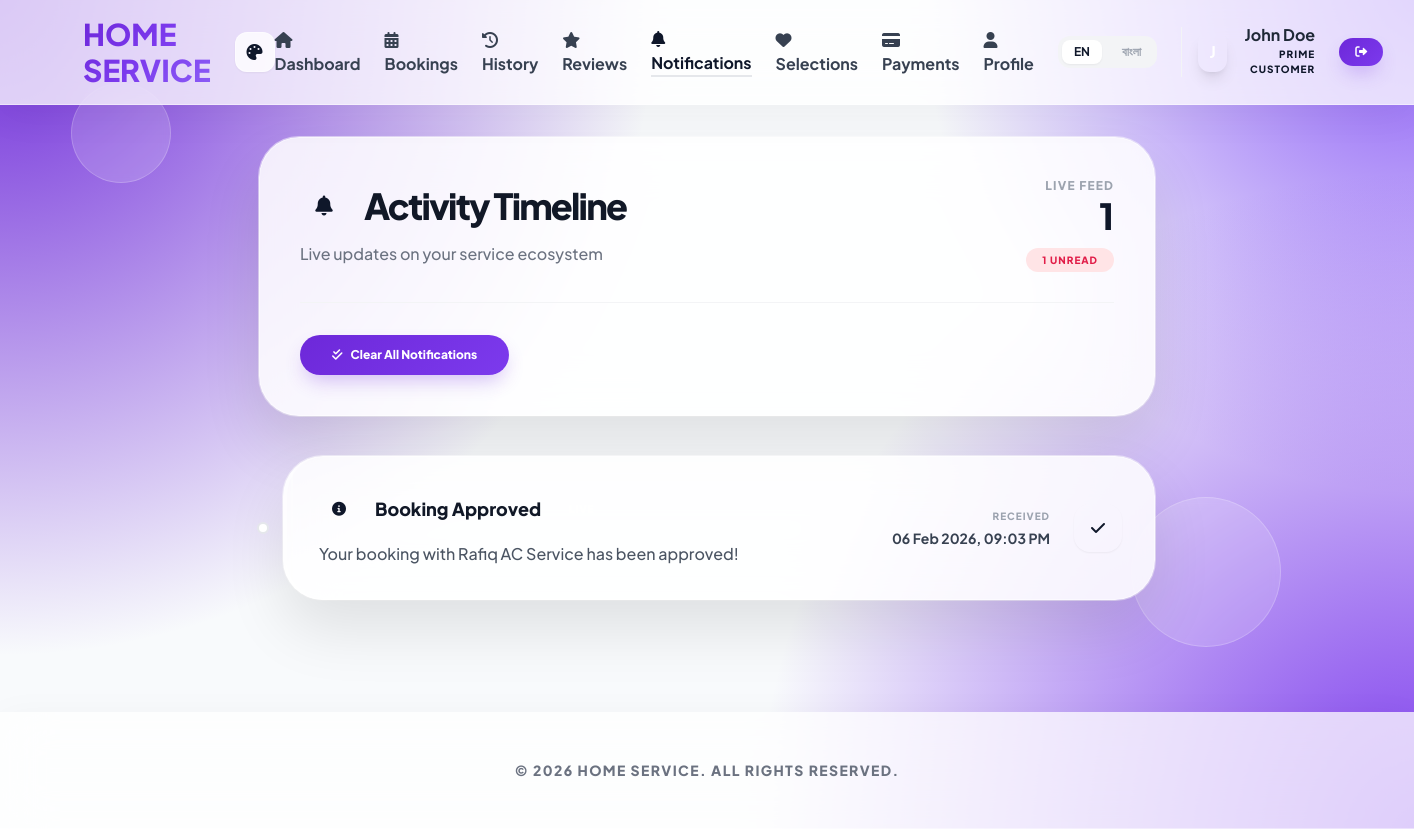
/customer/notifications.php (signed in), run on the app's committed database.
### tables this page shows
CREATE TABLE users (
    id INT PRIMARY KEY AUTO_INCREMENT,
    name VARCHAR(100) NOT NULL,
    email VARCHAR(100) UNIQUE,
    phone VARCHAR(20) NOT NULL UNIQUE,
    password VARCHAR(255) NOT NULL,
    language ENUM('en', 'bn') DEFAULT 'en',
    location VARCHAR(100),
    created_at TIMESTAMP DEFAULT CURRENT_TIMESTAMP,
    updated_at TIMESTAMP DEFAULT CURRENT_TIMESTAMP ON UPDATE CURRENT_TIMESTAMP
);

CREATE TABLE notifications (
    id INT PRIMARY KEY AUTO_INCREMENT,
    user_id INT NOT NULL,
    user_type ENUM('customer', 'provider', 'admin') NOT NULL,
    title VARCHAR(255) NOT NULL,
    message TEXT NOT NULL,
    type ENUM('booking_approved', 'booking_confirmed', 'booking_completed', 'booking_cancelled', 'review_received', 'payment_required', 'payment_pending', 'payment_submitted', 'payment_verified', 'payment_rejected', 'general') DEFAULT 'general',
    is_read BOOLEAN DEFAULT FALSE,
    related_id INT,
    created_at TIMESTAMP DEFAULT CURRENT_TIMESTAMP,
    FOREIGN KEY (user_id) REFERENCES users(id) ON DELETE CASCADE
);

### customer/notifications.php (the view, shortened to what the rows shown need)
<?php
require_once '../includes/functions.php';
$currentLang = getLanguage();
$user = getCurrentUser();
$notifications = getAllNotifications($user['id'], 'customer', 50);
$unreadCount = getNotificationCount($user['id'], 'customer');
?>
<!DOCTYPE html>
<html lang="<?php echo $currentLang; ?>">
<head>
    <link rel="stylesheet" href="../assets/ui.css">
    <script src="https://cdn.tailwindcss.com"></script>
    <link href="https://cdnjs.cloudflare.com/ajax/libs/font-awesome/6.0.0/css/all.min.css" rel="stylesheet">
</head>
<body class="premium-bg min-h-screen">
    <header class="glass-nav sticky top-0 z-50">
        <nav class="container mx-auto px-4 py-4">
            <div class="flex justify-between items-center">
                <div class="hidden md:flex items-center space-x-6">
                    <div class="flex items-center space-x-3 ml-2 pl-4 border-l border-gray-100">
                        <div class="w-10 h-10 rounded-xl bg-gradient-to-br from-primary to-secondary flex items-center justify-center text-white font-bold shadow-lg shadow-primary/20">
                            <?php echo strtoupper(substr($user['name'], 0, 1)); ?>
                        </div>
                        <div class="text-right hidden lg:block">
                            <div class="font-bold text-gray-800 leading-none"><?php echo htmlspecialchars($user['name']); ?></div>
                            <div class="text-[10px] font-black uppercase text-primary tracking-widest mt-1">Prime Customer</div>
                        </div>
                    </div>
                </div>
            </div>
        </nav>
    </header>
    <div class="container mx-auto px-4 py-8 relative z-10">
        <div class="max-w-4xl mx-auto">
            <div class="glass-card p-10 mb-10">
                <div class="flex flex-col md:flex-row justify-between items-center gap-6">
                    <div>
                        <div class="flex items-center space-x-4 mb-3">
                            <h1 class="text-4xl font-black text-gray-900 tracking-tighter">
                                <?php echo $currentLang === 'en' ? 'Activity Timeline' : 'বিজ্ঞপ্তি'; ?>
                            </h1>
                        </div>
                    </div>
                    <div class="text-right">
                        <?php if ($unreadCount > 0): ?>
                            <div class="mt-3">
                                <span class="bg-rose-100 text-rose-600 px-4 py-1.5 rounded-full text-[10px] font-black uppercase tracking-widest">
                                    <?php echo $unreadCount; ?> <?php echo $currentLang === 'en' ? 'UNREAD' : 'অপঠিত'; ?>
                                </span>
                            </div>
                        <?php endif; ?>
                    </div>
                </div>
            </div>
            <?php if (empty($notifications)): ?>
                <div class="glass-card p-20 text-center">
                    <div class="w-32 h-32 bg-gray-50 rounded-full flex items-center justify-center mx-auto mb-8 text-gray-200">
                        <i class="fas fa-bell-slash text-5xl"></i>
                    </div>
                    <h3 class="text-2xl font-black text-gray-900 mb-2">
                        <?php echo $currentLang === 'en' ? 'The silence is golden' : 'এখনও কোনো বিজ্ঞপ্তি নেই'; ?>
                    </h3>
                    <p class="text-gray-500 font-medium max-w-md mx-auto leading-relaxed">
                        <?php echo $currentLang === 'en' ? 'Your timeline is empty. We will alert you the moment something important happens with your bookings.' : 'প্রদানকারীরা আপনার বুকিংয়ে সাড়া দিলে আপনি এখানে বিজ্ঞপ্তি দেখতে পাবেন।'; ?>
                    </p>
                </div>
            <?php else: ?>
                <div class="space-y-6 relative before:absolute before:left-8 before:top-4 before:bottom-4 before:w-[2px] before:bg-gray-100">
                    <?php foreach ($notifications as $notification): ?>
                        <div class="glass-card p-8 ml-6 relative group hover:scale-[1.01] transition-all <?php echo !$notification['is_read'] ? 'border-l-4 border-primary' : ''; ?>">
                            <div class="absolute -left-[30px] top-1/2 -translate-y-1/2 w-3 h-3 rounded-full bg-white border-2 <?php echo !$notification['is_read'] ? 'border-primary' : 'border-gray-300'; ?> z-10 transition-colors"></div>
                            <div class="flex flex-col md:flex-row justify-between items-start md:items-center gap-6">
                                <div class="flex-grow">
                                    <div class="flex items-center space-x-4 mb-3">
                                        <div class="w-10 h-10 rounded-xl flex items-center justify-center text-sm
                                            <?php echo $notification['type'] === 'success' ? 'bg-emerald-100 text-emerald-600' :
                                                ($notification['type'] === 'error' ? 'bg-rose-100 text-rose-600' :
                                                ($notification['type'] === 'warning' ? 'bg-amber-100 text-amber-600' : 'bg-primary/10 text-primary')); ?>">
                                            <i class="fas <?php
                                                echo $notification['type'] === 'success' ? 'fa-check-circle' :
                                                    ($notification['type'] === 'error' ? 'fa-times-circle' :
                                                    ($notification['type'] === 'warning' ? 'fa-exclamation-triangle' : 'fa-info-circle'));
                                            ?>"></i>
                                        </div>
                                        <h3 class="font-black text-gray-900 text-lg">
                                            <?php echo htmlspecialchars($notification['title']); ?>
                                        </h3>
                                        <?php if (!$notification['is_read']): ?>
                                            <span class="bg-primary text-white px-3 py-1 rounded-full text-[10px] font-black uppercase tracking-widest anim-pulse">
                                            </span>
                                        <?php endif; ?>
                                    </div>
                                    <p class="text-gray-600 font-medium leading-relaxed">
                                        <?php echo htmlspecialchars($notification['message']); ?>
                                    </p>
                                </div>
                                <div class="flex items-center gap-6 min-w-fit">
                                    <div class="text-right">
                                        <div class="text-[10px] font-black text-gray-400 uppercase tracking-widest mb-1"><?php echo $currentLang === 'en' ? 'Received' : 'সময়'; ?></div>
                                        <div class="text-sm font-bold text-gray-700"><?php echo formatDateTime($notification['created_at']); ?></div>
                                    </div>
                                    <?php if (!$notification['is_read']): ?>
                                        <a href="?action=read&id=<?php echo $notification['id']; ?>" class="w-12 h-12 bg-primary/10 rounded-2xl flex items-center justify-center text-primary hover:bg-primary hover:text-white transition-all shadow-sm">
                                            <i class="fas fa-check"></i>
                                        </a>
                                    <?php endif; ?>
                                </div>
                            </div>
                        </div>
                    <?php endforeach; ?>
                </div>
            <?php endif; ?>
        </div>
    </div>
</body>
</html>

### data on the page
users: name "J", name "John Doe", id "1"
notifications: is_read 0 (drawn), title "Booking Approved", message "Your booking with Rafiq AC Service has been approved!", created_at "06 Feb 2026, 09:03 PM"

### other printed values
count($notifications) "1"
